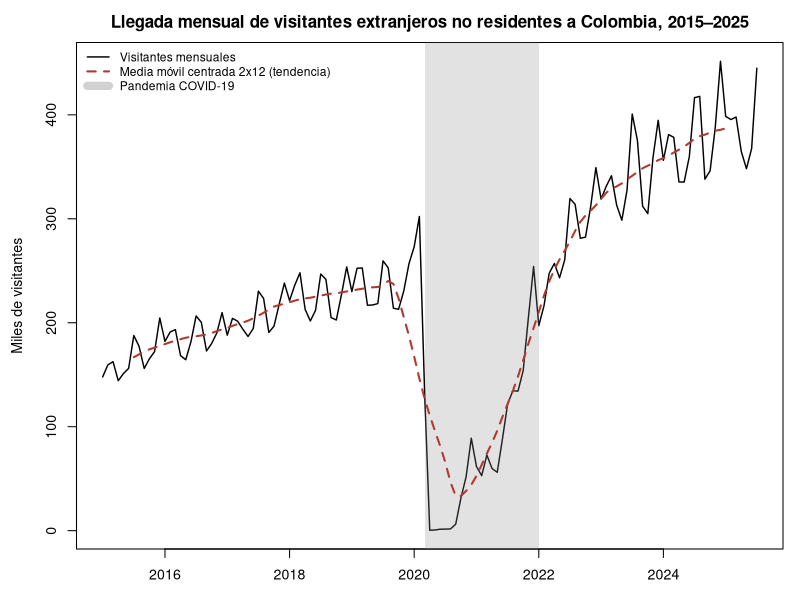
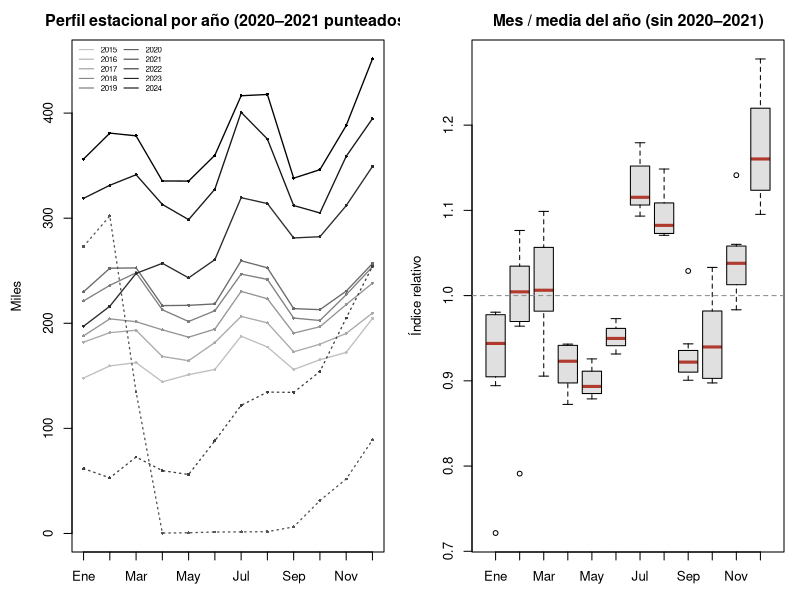
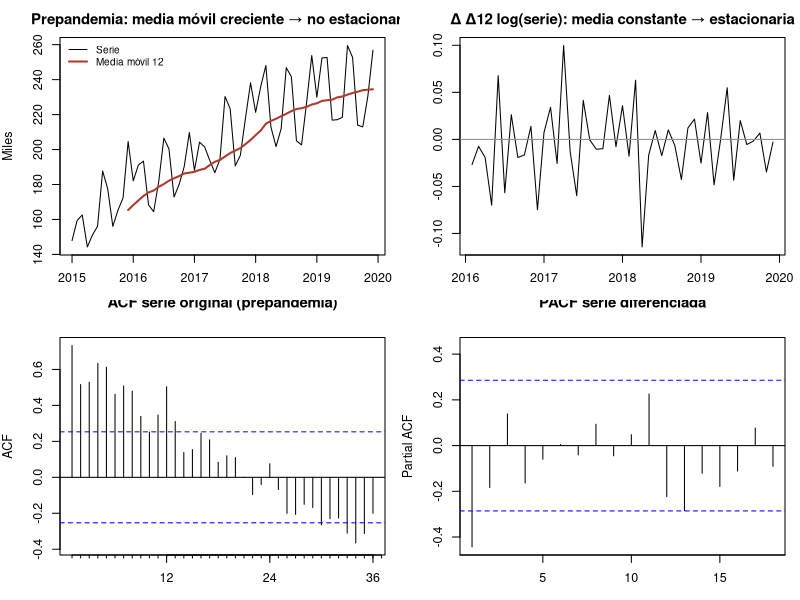
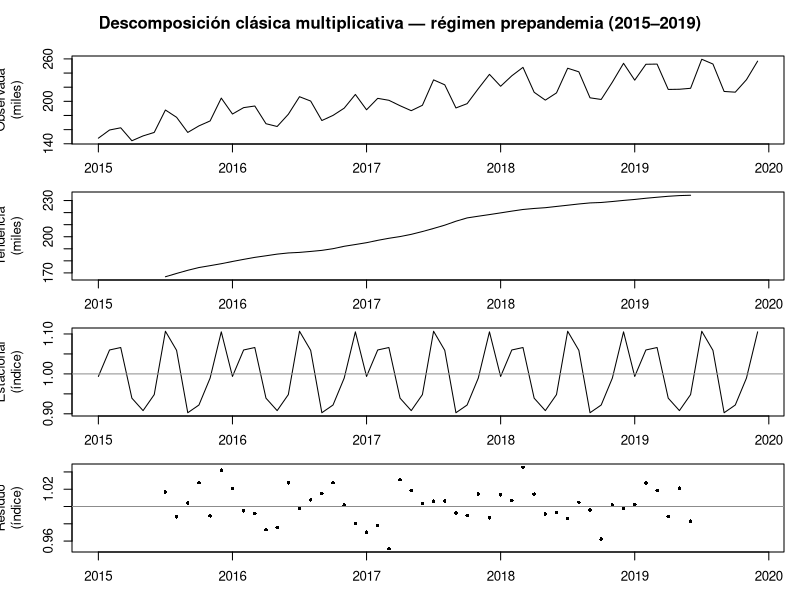
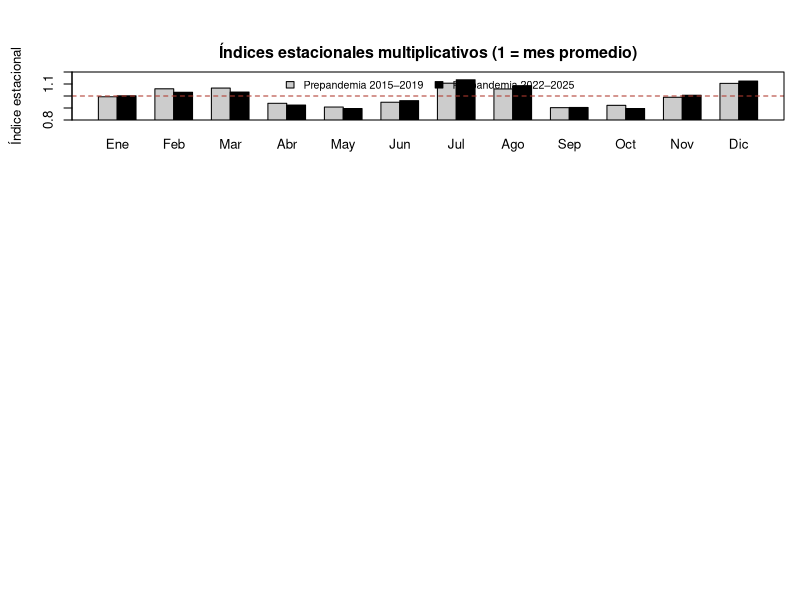
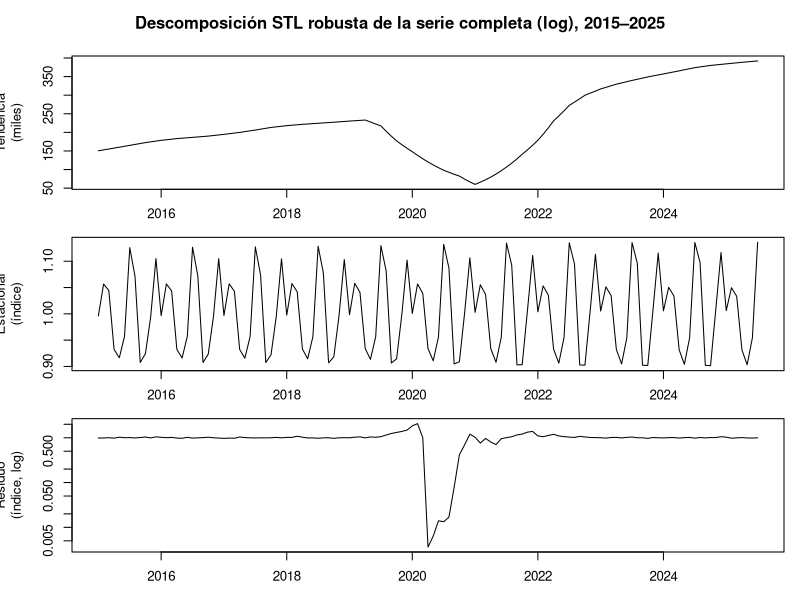
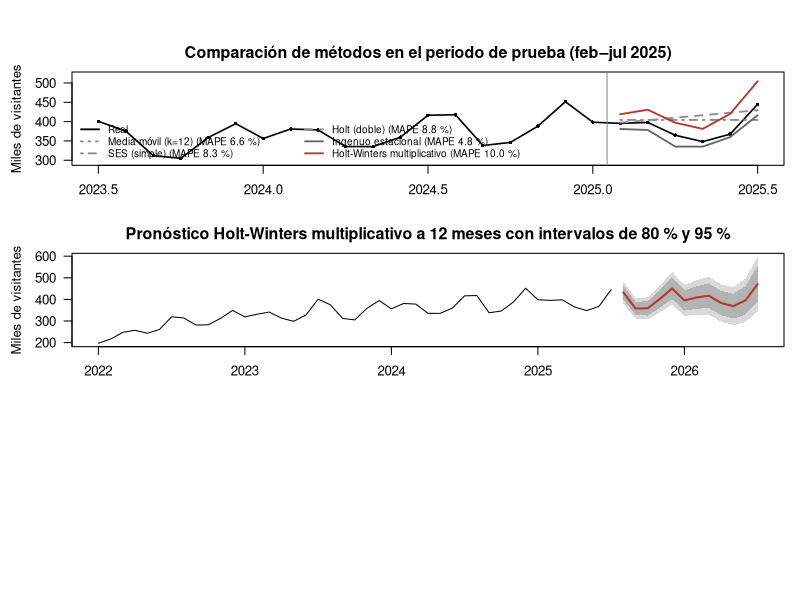

R code for these plots, in order:
## ---- chunk 1
# Opciones globales: mostrar el código, ocultar mensajes y guardar cada figura en la carpeta figuras/
knitr::opts_chunk$set(echo = TRUE, message = FALSE, warning = FALSE, fig.align = "center",
                      fig.path = "figuras/", dev = "png", dpi = 150)
## ---- chunk 2
library(forecast)   # descomposición, suavizamiento exponencial, Holt-Winters, métricas de error
library(tseries)    # pruebas de estacionariedad ADF y KPSS
library(knitr)      # tablas
library(jsonlite)   # exportación de resultados

GRIS <- "grey55"; ROJO <- "#b03a2e"
MESES <- c("Ene","Feb","Mar","Abr","May","Jun","Jul","Ago","Sep","Oct","Nov","Dic")
## ---- chunk 3
datos <- read.csv("data/turistas_colombia_mensual.csv")
datos$fecha <- as.Date(datos$fecha)
stopifnot(!any(is.na(datos$visitantes)))            # sin valores faltantes

# Objeto ts mensual: inicia en enero de 2015, frecuencia 12
serie <- ts(datos$visitantes, start = c(2015, 1), frequency = 12)
cat("Observaciones:", length(serie), "| desde", format(min(datos$fecha), "%Y-%m"),
    "hasta", format(max(datos$fecha), "%Y-%m"), "\n")
summary(serie)

# Regímenes: la pandemia (mar-2020 a dic-2021) es un cambio estructural
pre  <- window(serie, end = c(2019, 12))            # 60 meses prepandemia
post <- window(serie, start = c(2022, 1))           # pospandemia (ene-2022 a jul-2025)
miles <- function(x) x / 1000
## ---- chunk 4
par(mar = c(3, 4.5, 2.5, 1), cex = 0.85)
plot(miles(serie), lwd = 1.4, ylab = "Miles de visitantes", xlab = "",
     main = "Llegada mensual de visitantes extranjeros no residentes a Colombia, 2015–2025")
rect(2020 + 2/12, -50, 2022, 600, col = adjustcolor(GRIS, 0.25), border = NA)   # pandemia
lines(miles(ma(serie, order = 12, centre = TRUE)), col = ROJO, lwd = 2, lty = 2)  # tendencia
legend("topleft", bty = "n", cex = 0.85, lwd = c(1.4, 2, 8), lty = c(1, 2, 1),
       col = c("black", ROJO, adjustcolor(GRIS, 0.4)),
       legend = c("Visitantes mensuales", "Media móvil centrada 2x12 (tendencia)", "Pandemia COVID-19"))
## ---- chunk 5
anual <- aggregate(as.numeric(serie), by = list(Año = floor(time(serie))), FUN = sum)
names(anual)[2] <- "Total"
anual$Meses <- as.numeric(table(floor(time(serie))))
anual$`Crecimiento %` <- round(c(NA, diff(anual$Total) / head(anual$Total, -1) * 100), 1)
anual_tab <- anual; anual_tab$Año <- as.character(anual_tab$Año)   # el año sin separador de miles
kable(anual_tab, format.args = list(big.mark = ".", decimal.mark = ","), caption = "Total anual (2025 solo hasta julio)")
cat("Mínimo:", min(serie), "en", format(datos$fecha[which.min(serie)], "%Y-%m"),
    "| Máximo:", max(serie), "en", format(datos$fecha[which.max(serie)], "%Y-%m"), "\n")
## ---- chunk 6
mat <- matrix(as.numeric(window(serie, end = c(2024, 12))), nrow = 12)   # años completos 2015-2024
colnames(mat) <- 2015:2024
# Índice relativo: valor del mes / media de su año (se excluyen 2020-2021 por el choque)
normal <- mat[, !(colnames(mat) %in% c("2020", "2021"))]
relativo <- sweep(normal, 2, colMeans(normal), "/")

par(mfrow = c(1, 2), mar = c(3, 4.5, 2.5, 1), cex = 0.8)
tonos <- grey(seq(0.75, 0, length.out = ncol(mat)))
matplot(1:12, miles(mat), type = "o", pch = 16, cex = 0.5, col = tonos,
        lty = ifelse(colnames(mat) %in% c("2020", "2021"), 3, 1), lwd = 1.3,
        xaxt = "n", xlab = "", ylab = "Miles", main = "Perfil estacional por año (2020–2021 punteados)")
axis(1, 1:12, MESES); legend("topleft", legend = colnames(mat), col = tonos, lty = 1, ncol = 2, cex = 0.6, bty = "n")
boxplot(t(relativo), names = MESES, col = "grey88", medcol = ROJO, ylab = "Índice relativo",
        main = "Mes / media del año (sin 2020–2021)")
abline(h = 1, lty = 2, col = GRIS)
round(rowMeans(relativo), 3) |> setNames(MESES)
## ---- chunk 7
# ¿La amplitud estacional crece con el nivel? Criterio para elegir modelo aditivo o multiplicativo
amp <- data.frame(Año = as.integer(colnames(normal)), Media = colMeans(normal),
                  Rango = apply(normal, 2, function(x) max(x) - min(x)),
                  Desv = apply(normal, 2, sd))
amp$`CV %` <- round(amp$Desv / amp$Media * 100, 1)
amp_tab <- amp; amp_tab$Año <- as.character(amp_tab$Año)
kable(amp_tab, digits = 0, row.names = FALSE, format.args = list(big.mark = ".", decimal.mark = ","))
corr_amp <- cor(amp$Media, amp$Rango)
cat("Correlación entre nivel medio anual y rango estacional:", round(corr_amp, 3), "\n")
## ---- chunk 8
# ADF:  H0 = la serie tiene raíz unitaria (NO es estacionaria)
# KPSS: H0 = la serie ES estacionaria
# Nota: tseries reporta los p-valores de KPSS truncados en 0,01 y 0,10.
prueba <- function(x, nombre) {
  x <- na.omit(x)
  p_adf  <- suppressWarnings(adf.test(x)$p.value)
  p_kpss <- suppressWarnings(kpss.test(x, null = "Level")$p.value)
  concl <- if (p_adf < 0.05 && p_kpss > 0.05) "Estacionaria" else
           if (p_adf > 0.05 && p_kpss < 0.05) "No estacionaria" else "No concluyente"
  data.frame(Serie = nombre, n = length(x), `p ADF` = round(p_adf, 3),
             `p KPSS` = round(p_kpss, 3), Conclusión = concl, check.names = FALSE)
}
lpre <- log(pre)
estac <- rbind(
  prueba(pre, "Prepandemia (nivel)"),
  prueba(lpre, "Prepandemia (log)"),
  prueba(diff(lpre), "Prepandemia Δ log"),
  prueba(diff(diff(lpre), lag = 12), "Prepandemia Δ Δ12 log"),
  prueba(post, "Pospandemia (nivel)"),
  prueba(diff(diff(log(post)), lag = 12), "Pospandemia Δ Δ12 log"))
kable(estac)
cat("Diferencias regulares sugeridas (ndiffs):", ndiffs(lpre),
    "| diferencias estacionales sugeridas (nsdiffs):", nsdiffs(lpre), "\n")
## ---- chunk 9
par(mfrow = c(2, 2), mar = c(3, 4, 2.5, 1), cex = 0.75)
plot(miles(pre), ylab = "Miles", xlab = "", main = "Prepandemia: media móvil creciente → no estacionaria")
lines(miles(stats::filter(pre, rep(1/12, 12), sides = 1)), col = ROJO, lwd = 2)
legend("topleft", c("Serie", "Media móvil 12"), col = c("black", ROJO), lwd = c(1, 2), bty = "n", cex = 0.8)
dd <- diff(diff(lpre), lag = 12)
plot(dd, ylab = "", xlab = "", main = "Δ Δ12 log(serie): media constante → estacionaria"); abline(h = 0, col = GRIS)
Acf(pre, lag.max = 36, main = "ACF serie original (prepandemia)")
Pacf(dd, lag.max = 18, main = "PACF serie diferenciada")
## ---- chunk 10
dec_add <- decompose(pre, type = "additive")
dec_mul <- decompose(pre, type = "multiplicative")
r_add <- na.omit(dec_add$random); r_mul <- na.omit(dec_mul$random)
t_add <- na.omit(dec_add$trend);  t_mul <- na.omit(dec_mul$trend)
comp <- data.frame(
  Modelo = c("Aditivo", "Multiplicativo"),
  `Desv. residuo (% del nivel)` = c(sd(r_add / t_add) * 100, sd(r_mul - 1) * 100),
  `p Ljung-Box (12 rezagos)` = c(Box.test(r_add, lag = 12, type = "Ljung-Box")$p.value,
                                Box.test(r_mul, lag = 12, type = "Ljung-Box")$p.value),
  check.names = FALSE)
kable(comp, digits = 3)
## ---- chunk 11
par(mfrow = c(4, 1), mar = c(1.5, 4.5, 1.5, 1), oma = c(1.5, 0, 2, 0), cex = 0.8)
plot(miles(pre), ylab = "Observada\n(miles)", xlab = "")
plot(miles(dec_mul$trend), ylab = "Tendencia\n(miles)", xlab = "")
plot(dec_mul$seasonal, ylab = "Estacional\n(índice)", xlab = ""); abline(h = 1, col = GRIS)
plot(dec_mul$random, type = "p", pch = 16, cex = 0.6, ylab = "Residuo\n(índice)", xlab = ""); abline(h = 1, col = GRIS)
mtext("Descomposición clásica multiplicativa — régimen prepandemia (2015–2019)", outer = TRUE, font = 2)
## ---- chunk 12
pend_pre  <- coef(lm(t_mul ~ seq_along(t_mul)))[2]
dec_post  <- decompose(post, type = "multiplicative")
t_post    <- na.omit(dec_post$trend)
pend_post <- coef(lm(t_post ~ seq_along(t_post)))[2]
cat(sprintf("Tendencia prepandemia: +%s visitantes/mes (≈ %.1f %% anual sobre la media)\n",
            format(round(pend_pre), big.mark = ".", decimal.mark = ","), pend_pre * 12 / mean(t_mul) * 100))
cat(sprintf("Tendencia pospandemia: +%s visitantes/mes\n", format(round(pend_post), big.mark = ".", decimal.mark = ",")))
## ---- chunk 13
ind <- data.frame(Mes = MESES, Prepandemia = dec_mul$figure, Pospandemia = dec_post$figure)
corr_ind <- cor(ind$Prepandemia, ind$Pospandemia)
par(mar = c(3, 4.5, 2.5, 1), cex = 0.8)
barplot(t(as.matrix(ind[, 2:3])), beside = TRUE, names.arg = MESES, col = c("grey80", "black"),
        ylim = c(0.8, 1.2), xpd = FALSE, ylab = "Índice estacional",
        main = "Índices estacionales multiplicativos (1 = mes promedio)")
abline(h = 1, col = ROJO, lty = 2); box()
legend("top", c("Prepandemia 2015–2019", "Pospandemia 2022–2025"), fill = c("grey80", "black"), horiz = TRUE, bty = "n", cex = 0.8)
kable(ind, digits = 3, row.names = FALSE)
cat("Correlación entre los índices de ambos regímenes:", round(corr_ind, 3), "\n")
## ---- chunk 14
# STL robusta sobre toda la serie en logaritmos: separa el choque del COVID de la estacionalidad
fit_stl <- stl(log(serie), s.window = 13, robust = TRUE)
par(mfrow = c(3, 1), mar = c(1.5, 4.5, 1.5, 1), oma = c(1.5, 0, 2, 0), cex = 0.8)
plot(miles(exp(fit_stl$time.series[, "trend"])), ylab = "Tendencia\n(miles)", xlab = "")
plot(exp(fit_stl$time.series[, "seasonal"]), ylab = "Estacional\n(índice)", xlab = "")
plot(exp(fit_stl$time.series[, "remainder"]), ylab = "Residuo\n(índice, log)", xlab = "", log = "y")
mtext("Descomposición STL robusta de la serie completa (log), 2015–2025", outer = TRUE, font = 2)
## ---- chunk 15
H <- 6
train <- window(post, end = c(2025, 1))
test  <- window(post, start = c(2025, 2))

ajustar <- function(y, h) {
  # Devuelve una lista con el pronóstico de cada método para h periodos
  list(
    "Ingenuo estacional"          = snaive(y, h = h)$mean,
    "Media móvil (k=3)"           = rep(mean(tail(y, 3)), h),
    "Media móvil (k=12)"          = rep(mean(tail(y, 12)), h),
    "SES (simple)"                = ses(y, h = h)$mean,
    "Holt (doble)"                = holt(y, h = h)$mean,
    "Holt-Winters aditivo"        = hw(y, h = h, seasonal = "additive")$mean,
    "Holt-Winters multiplicativo" = hw(y, h = h, seasonal = "multiplicative")$mean)
}
metr <- function(real, pred) {
  e <- as.numeric(real) - as.numeric(pred)
  c(MAE = mean(abs(e)), RMSE = sqrt(mean(e^2)), `MAPE %` = mean(abs(e / as.numeric(real))) * 100)
}
pron <- ajustar(train, H)
res <- t(sapply(pron, metr, real = test))

# Parámetros de suavizamiento estimados (alfa = nivel, beta = tendencia, gamma = estacionalidad)
params <- list(
  "SES (simple)" = ses(train, h = H)$model$par["alpha"],
  "Holt (doble)" = holt(train, h = H)$model$par[c("alpha", "beta")],
  "Holt-Winters aditivo" = hw(train, h = H, seasonal = "additive")$model$par[c("alpha", "beta", "gamma")],
  "Holt-Winters multiplicativo" = hw(train, h = H, seasonal = "multiplicative")$model$par[c("alpha", "beta", "gamma")])
params <- lapply(params, round, 3)
print(params)
## ---- chunk 16
origenes <- seq(2024 + 5/12, 2025 + 0/12, by = 1/12)       # jun-2024 ... ene-2025
errores <- setNames(vector("list", length(pron)), names(pron))
for (o in origenes) {
  y_tr <- window(post, end = o)
  y_te <- window(post, start = o + 1/12)
  h <- min(H, length(y_te)); y_te <- y_te[1:h]
  f <- ajustar(y_tr, h)
  for (k in names(f)) errores[[k]] <- c(errores[[k]], abs((y_te - as.numeric(f[[k]])) / y_te) * 100)
}
cv <- sapply(errores, mean)
tabla <- data.frame(Método = rownames(res), round(res, 1), `MAPE % origen móvil` = round(cv[rownames(res)], 1),
                    check.names = FALSE)
tabla <- tabla[order(tabla$`MAPE % origen móvil`), ]
kable(tabla, row.names = FALSE, format.args = list(big.mark = ".", decimal.mark = ","))
MEJOR <- tabla$Método[1]
cat("Errores evaluados por método en origen móvil:", length(errores[[1]]), "| Mejor:", MEJOR, "\n")
## ---- chunk 17
par(mar = c(3, 4.5, 2.5, 1), cex = 0.8)
real <- window(post, start = c(2023, 7))
rango_y <- range(miles(real), sapply(pron, function(p) range(miles(p)))) * c(0.97, 1.03)   # eje que incluye todos los pronósticos
plot(miles(real), type = "o", pch = 16, cex = 0.6, lwd = 1.6, ylim = rango_y, las = 1,
     ylab = "Miles de visitantes", xlab = "", main = "Comparación de métodos en el periodo de prueba (feb–jul 2025)")
abline(v = 2025 + 1/12 - 0.04, col = GRIS)
est <- list("Media móvil (k=12)" = c(3, GRIS), "SES (simple)" = c(4, GRIS), "Holt (doble)" = c(2, GRIS),
            "Ingenuo estacional" = c(1, "grey40"), "Holt-Winters multiplicativo" = c(1, ROJO))
for (k in names(est)) lines(miles(pron[[k]]), lty = as.numeric(est[[k]][1]), col = est[[k]][2], lwd = 1.8)
legend("bottomleft", ncol = 2, bty = "n", cex = 0.75,
       legend = c("Real", sprintf("%s (MAPE %.1f %%)", names(est), res[names(est), "MAPE %"])),
       lty = c(1, sapply(est, function(e) as.numeric(e[1]))), col = c("black", sapply(est, `[`, 2)), lwd = 1.8)
## ---- chunk 18
mod_hw <- hw(train, h = H, seasonal = "multiplicative")
lb <- Box.test(residuals(mod_hw), lag = 12, type = "Ljung-Box", fitdf = 3)
cat("Ljung-Box (12 rezagos) sobre residuos de Holt-Winters multiplicativo: p =", round(lb$p.value, 3), "\n")
# p cercano a 0,05: queda algo de autocorrelación residual, una limitación del modelo (ver informe)
## ---- chunk 19
fit_final <- hw(post, h = 12, seasonal = "multiplicative", level = c(80, 95))
fc <- data.frame(Mes = format(seq(as.Date("2025-08-01"), by = "month", length.out = 12), "%Y-%m"),
                 Pronóstico = round(as.numeric(fit_final$mean)),
                 `IC 95 % inf.` = round(as.numeric(fit_final$lower[, 2])),
                 `IC 95 % sup.` = round(as.numeric(fit_final$upper[, 2])), check.names = FALSE)
kable(fc, format.args = list(big.mark = ".", decimal.mark = ","))
cat("Total pronosticado ago-2025 a jul-2026:", format(round(sum(fc$Pronóstico)), big.mark = ".", decimal.mark = ","), "\n")
cat("Total observado  ago-2024 a jul-2025:", format(sum(window(post, start = c(2024, 8))), big.mark = ".", decimal.mark = ","), "\n")
## ---- chunk 20
par(mar = c(3, 4.5, 2.5, 1), cex = 0.8)
plot(fit_final, main = "Pronóstico Holt-Winters multiplicativo a 12 meses con intervalos de 80 % y 95 %",
     ylab = "Miles de visitantes", xlab = "", fcol = ROJO, shadecols = c("grey85", "grey70"), flwd = 2, yaxt = "n")
marcas <- pretty(c(0, max(fit_final$upper)))
axis(2, at = marcas, labels = marcas / 1000, las = 1)          # eje en miles, sin notación científica
## ---- chunk 21
acum_jul <- sum(window(serie, start = c(2025, 1)))
real_ago <- 3137210 - acum_jul; real_sep <- 3467026 - 3137210
expost <- data.frame(Mes = c("2025-08", "2025-09"), Real = c(real_ago, real_sep),
                     `Holt-Winters` = fc$Pronóstico[1:2],
                     `Ingenuo estacional` = as.numeric(window(post, start = c(2024, 8), end = c(2024, 9))),
                     check.names = FALSE)
expost$`Error HW %` <- round((expost$`Holt-Winters` / expost$Real - 1) * 100, 1)
expost$`Error ingenuo %` <- round((expost$`Ingenuo estacional` / expost$Real - 1) * 100, 1)
expost$`¿Real dentro del IC 95 %?` <- expost$Real >= fc$`IC 95 % inf.`[1:2] & expost$Real <= fc$`IC 95 % sup.`[1:2]
kable(expost, format.args = list(big.mark = ".", decimal.mark = ","))
## ---- chunk 22
hw_pre <- hw(pre, h = length(serie) - length(pre), seasonal = "multiplicative")
brecha <- (window(serie, start = c(2022, 1)) / window(hw_pre$mean, start = c(2022, 1)) - 1) * 100
brecha_anual <- tapply(brecha, floor(time(brecha)), mean)
round(brecha_anual, 1)
## ---- chunk 23
resultados <- list(
  n = length(serie), anual = anual, amp = amp, corr_amp = corr_amp, estac = estac, comp = comp,
  pend_pre = unname(pend_pre), pend_pre_pct = unname(pend_pre * 12 / mean(t_mul) * 100), pend_post = unname(pend_post),
  indices = ind, corr_ind = corr_ind, tabla = tabla, params = params, mejor = MEJOR, lb_p = lb$p.value,
  fc = fc, fc_total = sum(fc$Pronóstico), obs_total_prev = sum(window(post, start = c(2024, 8))),
  expost = expost, brecha = as.list(round(brecha_anual, 1)),
  min = min(serie), max = max(serie))
write_json(resultados, "resultados_ts.json", auto_unbox = TRUE, digits = 6, pretty = TRUE)
